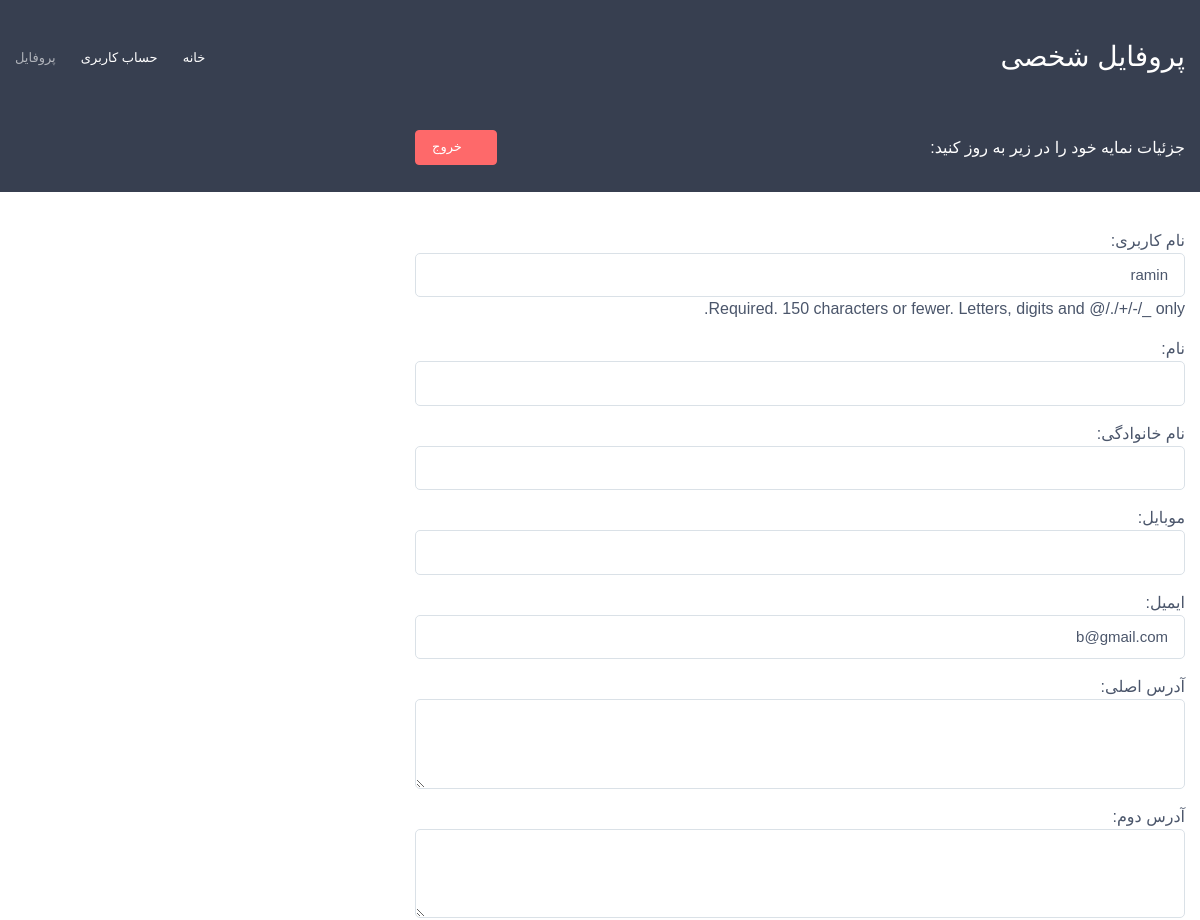
Before: /dashboard/edit-profile (signed in, upper part) with the older database file.
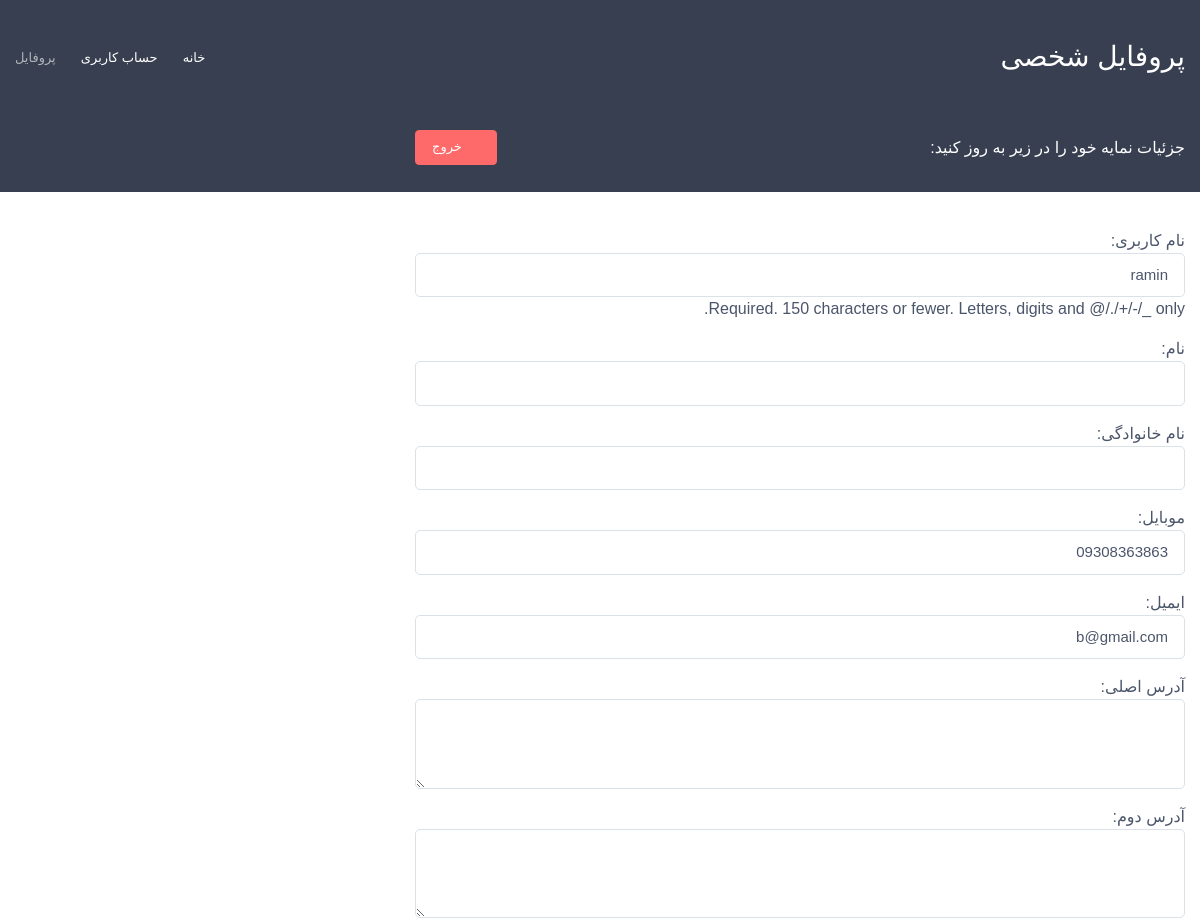
After: the same page with the newer database file.
### account_module/models.py (models this page shows, shortened)
class User(AbstractUser):
    about_user = models.TextField(max_length=500, null=True, blank=True, verbose_name='درباره من')
    mobile = models.CharField(max_length=11, verbose_name='تلفن همراه')
    email_active_code = models.CharField(max_length=100, verbose_name='کد فعال سازی ایمیل کاربر')
    verification_code = models.CharField(max_length=6, blank=True, null=True)
    address_org = models.TextField(null=True, blank=True, verbose_name='آدرس اصلی')
    address2 = models.TextField(null=True, blank=True, verbose_name='آدرس دوم')
    address3 = models.TextField(null=True, blank=True, verbose_name='آدرس سوم')
    address4 = models.TextField(null=True, blank=True, verbose_name='آدرس چهارم')
    address5 = models.TextField(null=True, blank=True, verbose_name='آدرس پنجم')
    address6 = models.TextField(null=True, blank=True, verbose_name='آدرس ششم')
    avatar = models.ImageField(upload_to='media/profile', null=True, blank=True, verbose_name='تصویر ')
    class Meta:
        verbose_name='کاربر'
        verbose_name_plural='کاربران'

### user_panel_module/views.py (the view, shortened to what this page needs)
@method_decorator(login_required, name='dispatch')
class EditUserProfilePage(View):
    def get(self, request: HttpRequest):
        current_user = User.objects.filter(id=request.user.id).first()
        edit_form = EditProfileModelForm(instance=current_user)
        context = {
            'form': edit_form,
            'current_user': current_user
        }
        return render(request, 'edit_profile_page.html', context)

### blog/context_processors.py (called while the page is built)
def article_header_title(request):
    return {'article_header_title': 'لیست مقالات'}

### site_moduel/context_processors.py (called while the page is built)
def site_settings(request):
    setting = SiteSetting.objects.filter(is_main_setting=True).first()
    return {'site_setting': setting}

### user_panel_module/order_context.py (called while the page is built)
def basket_context(request):
    context = {}
    if request.user.is_authenticated:
        current_order, created = Order.objects.prefetch_related('orderdetails_set').get_or_create(is_paid=False,
                                                                                                  user_id=request.user.id)
        total_amount = sum(
            order_detail.product.Pprice * order_detail.count
            for order_detail in current_order.orderdetails_set.all()
        )
        total_items = sum(order_detail.count for order_detail in current_order.orderdetails_set.all())
        context = {
            'basket_order': current_order,
            'basket_total': total_amount,
            'total_items': total_items
        }
    return context

### user_panel_module/templates/edit_profile_page.html (shortened to what this page needs)
{% extends 'home.html' %}
{% load render_partial %}
{% block page_content %}
      <div class="page-title-overlap bg-dark pt-4">
        <div class="container d-lg-flex justify-content-between py-2 py-lg-3">
          <div class="order-lg-2 mb-3 mb-lg-0 pt-lg-2">
            <nav aria-label="breadcrumb">
              <ol class="breadcrumb breadcrumb-light flex-lg-nowrap justify-content-center justify-content-lg-start">
                <li class="breadcrumb-item"><a class="text-nowrap" href="{% url 'home' %}"><i class="ci-home"></i>خانه</a></li>
                <li class="breadcrumb-item text-nowrap"><a href="{% url 'edit_profile_page' %}">حساب کاربری</a>
                </li>
                <li class="breadcrumb-item text-nowrap active" aria-current="page">پروفایل</li>
              </ol>
            </nav>
          </div>
          <div class="order-lg-1 pe-lg-4 text-center text-lg-start">
            <h1 class="h3 text-light mb-0">  پروفایل شخصی {{ current_user.first_name }} {{ current_user.last_name }}</h1>
          </div>
        </div>
      </div>
      <div class="container pb-5 mb-2 mb-md-4">
        <div class="row">
          <section class="col-lg-8">
            <div class="d-none d-lg-flex justify-content-between align-items-center pt-lg-3 pb-4 pb-lg-5 mb-lg-3">
              <h6 class="fs-base text-light mb-0">جزئیات نمایه خود را در زیر به روز کنید:</h6><a class="btn btn-primary btn-sm" href="account-signin.html"><i class="ci-sign-out me-2"></i>خروج</a>
            </div>
            <form method="post">
                {{ form.as_p }}
            </form>
          </section>
        </div>
      </div>
{% endblock page_content %}

### templates/home.html (shortened to what this page needs)
{% load static %}
{% load render_partial %}
<!DOCTYPE html>
<html lang="en">
<head>
   {% include 'header_home_reference.html' %}
</head>
  <body class="handheld-toolbar-enabled">
            {% block page_content %}
            {% endblock page_content %}
  </body>
</html>

### templates/header_home_reference.html (shortened to what this page needs)
{% load static %}
<link rel="stylesheet" media="screen" href="{% static 'vendor/simplebar/dist/simplebar.min.css' %}"/>
    <link rel="stylesheet" media="screen" href="{% static 'vendor/tiny-slider/dist/tiny-slider.css' %}"/>
    <link rel="stylesheet" media="screen" href="{% static 'vendor/nouislider/dist/nouislider.min.css' %}"/>
    <link rel="stylesheet" media="screen" href="{% static 'vendor/drift-zoom/dist/drift-basic.min.css' %}"/>
    <link rel="stylesheet" media="screen" href="{% static 'style.css' %}">
    <link rel="stylesheet" href="https://cdn.jsdelivr.net/npm/sweetalert2@11/dist/sweetalert2.min.css">

### templates/footer_reference.html (shortened to what this page needs)
 {% load static %}

Changed rows visible on the page:
changed User "ramin": mobile (not shown) → "09308363863"
